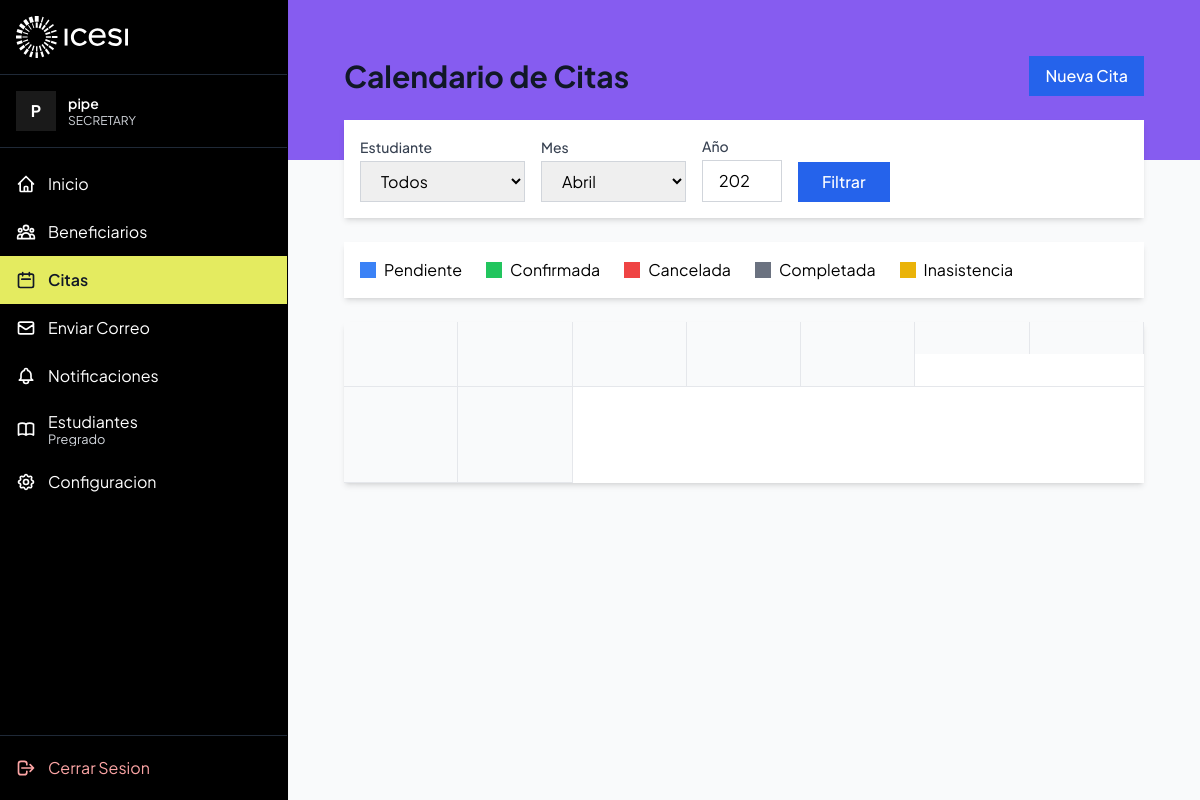
Screenshot of /citas/calendario/ (signed in) with the database file from the repository.
### consultorio/models.py (models this page shows, shortened)
class SystemUser(AbstractUser):
    role = models.CharField(
        max_length=20,
        choices=SystemRole.choices,
        default=SystemRole.SECRETARY,
        verbose_name="Rol"
    )
    phone = models.CharField(max_length=20, blank=True, null=True, verbose_name="Telefono")
    class Meta:
        verbose_name = "Usuario del Sistema"
        verbose_name_plural = "Usuarios del Sistema"

### consultorio/views.py (the view)
# urls.py: path('citas/calendario/', AppointmentCalendarView.as_view(), name='appointment-calendar'),
class AppointmentCalendarView(LoginRequiredMixin, TemplateView):
    template_name = 'appointments/calendar.html'
    def get_context_data(self, **kwargs):
        context = super().get_context_data(**kwargs)
        student_id = self.request.GET.get('student')
        month = self.request.GET.get('month')
        year = self.request.GET.get('year')
        today = timezone.now()
        if month and year:
            try:
                selected_date = datetime(int(year), int(month), 1)
            except (ValueError, TypeError):
                selected_date = today
        else:
            selected_date = today
        month_start = selected_date.replace(day=1)
        month_end = (month_start + timedelta(days=32)).replace(day=1) - timedelta(days=1)
        appointments_query = Appointment.objects.filter(
            date__date__gte=month_start,
            date__date__lte=month_end
        ).select_related('beneficiary', 'student_assigned')
        if student_id:
            appointments_query = appointments_query.filter(student_assigned_id=student_id)
        appointments_by_date = {}
        for appointment in appointments_query:
            date_key = appointment.date.date()
            if date_key not in appointments_by_date:
                appointments_by_date[date_key] = []
            appointments_by_date[date_key].append(appointment)
        context['appointments_by_date'] = appointments_by_date
        context['selected_date'] = selected_date
        context['students'] = Student.objects.filter(available=True)
        context['selected_student'] = student_id
        return context

### consultorio/templatetags/custom_filters.py (called while the page is built)
@register.filter
def add(value, arg):
    try:
        return int(value) + int(arg)
    except (ValueError, TypeError):
        return value

### consultorio/templates/appointments/calendar.html (shortened to what this page needs)
{% extends 'base.html' %}
{% load custom_filters %}
{% block content %}
<div class="max-w-6xl mx-auto p-6">
    <div class="flex justify-between items-center mb-6">
        <h1 class="text-3xl font-bold text-gray-900">Calendario de Citas</h1>
        <a href="{% url 'appointment-create' %}" class="px-4 py-2 bg-blue-600 text-white rounded-lg hover:bg-blue-700 font-medium">
            Nueva Cita
        </a>
    </div>
    <div class="bg-white rounded-lg shadow-md p-4 mb-6">
        <form method="get" class="flex gap-4 items-end">
            <div>
                <label for="student" class="block text-sm font-medium text-gray-700 mb-1">
                    Estudiante
                </label>
                <select name="student" id="student" class="px-4 py-2 border border-gray-300 rounded-lg">
                    <option value="">Todos</option>
                </select>
            </div>
            <div>
                <label for="month" class="block text-sm font-medium text-gray-700 mb-1">
                    Mes
                </label>
                <select name="month" id="month" class="px-4 py-2 border border-gray-300 rounded-lg">
                    {% for m in "123456789101112"|make_list %}
                        <option value="{{ m }}" {% if selected_date.month|stringformat:"d" == m %}selected{% endif %}>
                            {% if m == "1" %}Enero
                            {% elif m == "2" %}Febrero
                            {% elif m == "3" %}Marzo
                            {% elif m == "4" %}Abril
                            {% elif m == "5" %}Mayo
                            {% elif m == "6" %}Junio
                            {% elif m == "7" %}Julio
                            {% elif m == "8" %}Agosto
                            {% elif m == "9" %}Septiembre
                            {% elif m == "10" %}Octubre
                            {% elif m == "11" %}Noviembre
                            {% elif m == "12" %}Diciembre
                            {% endif %}
                        </option>
                    {% endfor %}
                </select>
            </div>
            <div>
                <label for="year" class="block text-sm font-medium text-gray-700 mb-1">
                    Año
                </label>
                <input type="number" name="year" id="year" value="{{ selected_date.year }}" class="px-4 py-2 border border-gray-300 rounded-lg w-20">
            </div>
            <button type="submit" class="px-6 py-2 bg-blue-600 text-white rounded-lg hover:bg-blue-700 font-medium">
                Filtrar
            </button>
        </form>
    </div>
    <div class="bg-white rounded-lg shadow-md p-4 mb-6">
        <div class="flex flex-wrap gap-6">
            <span class="flex items-center gap-2"><span class="w-4 h-4 bg-blue-500 rounded"></span> Pendiente</span>
            <span class="flex items-center gap-2"><span class="w-4 h-4 bg-green-500 rounded"></span> Confirmada</span>
            <span class="flex items-center gap-2"><span class="w-4 h-4 bg-red-500 rounded"></span> Cancelada</span>
            <span class="flex items-center gap-2"><span class="w-4 h-4 bg-gray-500 rounded"></span> Completada</span>
            <span class="flex items-center gap-2"><span class="w-4 h-4 bg-yellow-500 rounded"></span> Inasistencia</span>
        </div>
    </div>
    <div class="bg-white rounded-lg shadow-md overflow-hidden">
        <div class="grid grid-cols-7 gap-0 border-b border-gray-200">
            {% for day_name in "DoLuMaMiJuSa"|make_list %}
            <div class="p-4 text-center font-semibold text-gray-700 bg-gray-50 border-r border-gray-200">
            </div>
            {% endfor %}
        </div>
        <div class="grid grid-cols-7 gap-0">
            {% widthratio selected_date.month 1 1 as current_month %}
            {% for day in "31"|make_list %}
                {% with day_num=day|add:"1" %}
                {% if day_num < selected_date|date:"d"|add:"0" or forloop.counter < selected_date|date:"w"|add:"1" %}
                    <div class="p-4 min-h-24 border-r border-b border-gray-200 bg-gray-50"></div>
                {% else %}
                        {% load tz %}
                        {% now "Y-m-d" as today %}
                {% endif %}
                {% endwith %}
            {% endfor %}
        </div>
    </div>
</div>
{% endblock %}

### consultorio/templates/base.html (shortened to what this page needs)
{% load static %}
<!DOCTYPE html>
<html lang="es">
<head>
    <script src="https://cdn.tailwindcss.com"></script>
</head>
<body class="font-sans bg-gray-50 min-h-screen flex overflow-hidden">
    <div class="fixed top-0 left-0 right-0 h-40 pointer-events-none z-0" style="background-color: #865CF0;"></div>
    {% if user.is_authenticated %}
        {% block sidebar %}
        {% if user.role == 'STUDENT' %}
        {% include 'sidebar_student.html' %}
        {% else %}
        <aside id="sidebar" data-cy="sideMenu" class="sidebar-drawer fixed inset-y-0 left-0 z-50 w-72 border-r border-black shadow-sm h-screen transition-transform duration-300 ease-in-out transform -translate-x-full lg:translate-x-0 lg:relative lg:inset-auto flex flex-col">
            <div class="flex flex-col h-full">
                <div class="px-4 py-4 border-b sidebar-divider">
                    <div class="flex items-center justify-between gap-3">
                        <a href="{% url 'home' %}" class="flex items-center gap-3 min-w-0">
                            <div class="brand-logo-window">
                                <img src="{% static 'consultorio/logo.svg' %}" alt="Icesi" class="brand-logo-img" />
                            </div>
                        </a>
                    </div>
                </div>
                <div class="px-4 py-4 border-b sidebar-divider">
                    <div class="sidebar-user flex items-center gap-3 min-w-0">
                        <div class="w-10 h-10 rounded-full bg-white/10 text-white font-bold flex items-center justify-center shrink-0">
                            {{ user.username|make_list|first|upper }}
                        </div>
                        <div class="sidebar-expand min-w-0">
                            <p class="text-sm font-semibold text-white truncate">{{ user.get_full_name|default:user.username }}</p>
                            <p class="text-xs text-gray-300 truncate">{{ user.role|default:'Usuario' }}</p>
                        </div>
                    </div>
                </div>
                <nav class="flex-1 overflow-y-auto py-3">
                    <a href="{% url 'home' %}" class="sidebar-item {% if request.resolver_match.url_name == 'home' %}active{% endif %}">
                        <svg class="w-5 h-5" fill="none" stroke="currentColor" viewBox="0 0 24 24">
                            <path stroke-linecap="round" stroke-linejoin="round" stroke-width="2" d="M3 12l2-2m0 0l7-7 7 7M5 10v10a1 1 0 001 1h3m10-11l2 2m-2-2v10a1 1 0 01-1 1h-3m-6 0a1 1 0 001-1v-4a1 1 0 011-1h2a1 1 0 011 1v4a1 1 0 001 1m-6 0h6"></path>
                        </svg>
                        <span class="sidebar-expand">Inicio</span>
                    </a>
                    <a href="{% url 'beneficiary-list' %}" class="sidebar-item {% if 'beneficiar' in request.path %}active{% endif %}">
                        <span class="sidebar-expand">Beneficiarios</span>
                    </a>
                    <a href="{% url 'appointment-list' %}" class="sidebar-item {% if 'citas' in request.path %}active{% endif %}">
                        <svg class="w-5 h-5" fill="none" stroke="currentColor" viewBox="0 0 24 24">
                            <path stroke-linecap="round" stroke-linejoin="round" stroke-width="2" d="M8 7V3m8 4V3m-9 8h10M5 21h14a2 2 0 002-2V7a2 2 0 00-2-2H5a2 2 0 00-2 2v12a2 2 0 002 2z"></path>
                        </svg>
                        <span class="sidebar-expand">Citas</span>
                    </a>
                    <a href="{% url 'send-email' %}" class="sidebar-item {% if 'enviar-correo' in request.path %}active{% endif %}">
                        <svg class="w-5 h-5" fill="none" stroke="currentColor" viewBox="0 0 24 24">
                            <path stroke-linecap="round" stroke-linejoin="round" stroke-width="2" d="M3 8l7.89 5.26a2 2 0 002.22 0L21 8M5 19h14a2 2 0 002-2V7a2 2 0 00-2-2H5a2 2 0 00-2 2v10a2 2 0 002 2z"></path>
                        </svg>
                        <span class="sidebar-expand">Enviar Correo</span>
                    </a>
                    <a href="{% url 'notification-list' %}" class="sidebar-item {% if 'notificaciones' in request.path %}active{% endif %}">
                        <span class="sidebar-expand">Notificaciones</span>
                    </a>
                    <a href="{% url 'student-list' %}" class="sidebar-item {% if 'estudiantes' in request.path %}active{% endif %}">
                        <div class="sidebar-expand leading-tight">
                            <p>Estudiantes</p>
                            <p class="sidebar-subtext">Pregrado</p>
                        </div>
                    </a>
                    <a href="{% url 'profile' %}" class="sidebar-item {% if 'perfil' in request.path %}active{% endif %}">
                        <span class="sidebar-expand">Configuracion</span>
                    </a>
                </nav>
                <div class="py-2 border-t sidebar-divider">
                    <form method="post" action="{% url 'logout' %}">
                        <button type="submit" class="sidebar-item text-red-300 hover:bg-red-950/40 hover:text-red-200">
                            <svg class="w-5 h-5" fill="none" stroke="currentColor" viewBox="0 0 24 24">
                                <path stroke-linecap="round" stroke-linejoin="round" stroke-width="2" d="M17 16l4-4m0 0l-4-4m4 4H7m6 4v1a3 3 0 01-3 3H6a3 3 0 01-3-3V7a3 3 0 013-3h4a3 3 0 013 3v1"></path>
                            </svg>
                            <span class="sidebar-expand">Cerrar Sesion</span>
                        </button>
                    </form>
                </div>
            </div>
        </aside>
        {% endif %}
        {% endblock %}
    {% endif %}
    <div class="flex-1 flex flex-col h-screen overflow-hidden relative z-10">
        <main class="flex-1 overflow-y-auto p-4 lg:p-8">
            {% block content %}{% endblock %}
        </main>
    </div>
</body>
</html>

### consultorio/templates/base.html (style rules this page uses)
[class*='rounded'] { border-radius: 0 !important; }
input, select, textarea, button { border-radius: 0 !important; }
.sidebar-drawer { background: #000000; color: #ffffff; }
.sidebar-item { display: flex; align-items: center; gap: 0.75rem; padding: 0.75rem 0.9rem; border-radius: 0; color: #ffffff; transition: background-color 0.2s ease, color 0.2s ease; }
.sidebar-item.active { background: #E4EB60; color: #111827; font-weight: 600; }
.sidebar-expand { white-space: nowrap; }
.sidebar-subtext { font-size: 0.8rem; line-height: 1.1; color: #d1d5db; }
.sidebar-divider { border-color: #1f2937; }
.brand-logo-window { width: 10.8rem; height: 2.6rem; overflow: hidden; display: flex; align-items: center; transition: width 0.25s ease; }
.brand-logo-img { height: 2.6rem; width: auto; max-width: none; display: block; flex: none; }
@media (min-width: 1024px) { .sidebar-drawer { width: 4.5rem !important; transition: width 0.25s ease; } }
@media (min-width: 1024px) { .sidebar-drawer .brand-logo-window { width: 2.6rem; } }
@media (min-width: 1024px) { .sidebar-drawer .sidebar-expand { opacity: 0; max-width: 0; overflow: hidden; transition: opacity 0.2s ease, max-width 0.25s ease; } }
@media (min-width: 1024px) { .sidebar-drawer .sidebar-item { justify-content: center; padding-left: 1rem; padding-right: 1rem; } }
@media (min-width: 1024px) { .sidebar-drawer .sidebar-user { justify-content: center; } }

### rows the page displays
SystemUser: username|make_list "P", get_full_name "pipe", role "SECRETARY"
